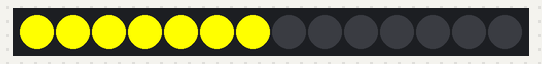
Recording of a program running on a simulated MicroPython board. Shown: 14 RGB LEDs in strip order, left to right.

Above: at 0.1 s.
At 1.1 s:
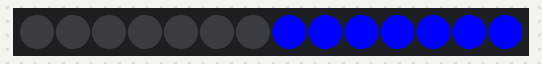

Measured:
- what the display in image 1 shows lasts 1.0 s, from 1.0 s to 2.0 s

The program:

blink.py
```python
from machine import Pin
from neopixel import NeoPixel
from time import sleep

NUM_PIXELS = 14
np = NeoPixel(Pin(16), NUM_PIXELS)
colours = {'red': (255, 0, 0),
           'green': (0, 255, 0),
           'blue': (0, 0, 255),
           'orange': (255, 165, 0),
           'yellow': (255, 255, 0),
           'yel_grn': (255, 255, 0),
           'off': (0,0,0) }

while True:
    np.fill(colours['off'])
    for i in range(7):
        np[i] = colours['yellow']
    np.write()
    sleep(1)
    np.fill(colours['off'])
    for i in range(7, 14):
        np[i] = colours['blue']
    np.write()
    sleep(1)
```
